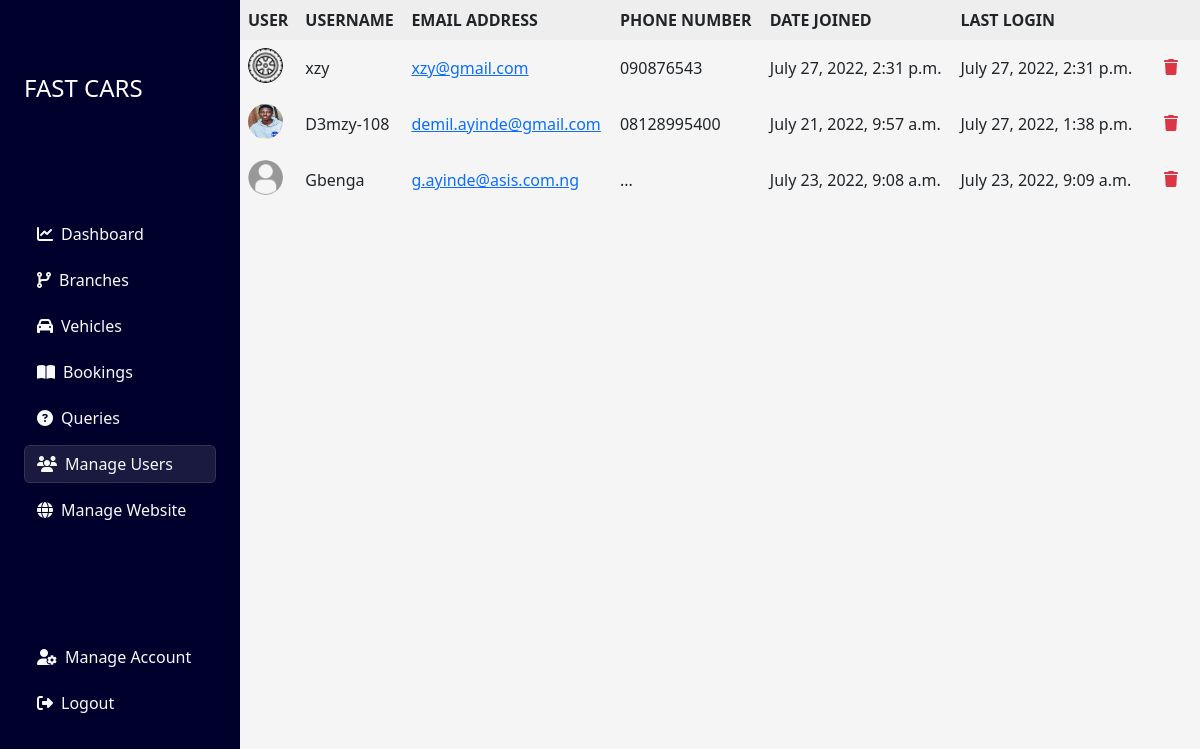
Screenshot of /site-administrator/registered_users/ (signed in) with the database file from the repository.
### user/models.py (models this page shows)
class User(AbstractUser):
    phone_number = models.CharField(max_length=20, blank=True, default='...')
    profile_image = models.ImageField(validators=[FileExtensionValidator(
        ['png', 'jpg', 'jpeg'])], upload_to='profile_images', blank=True)

### admin_panel/views.py (the view)
# urls.py: path('registered_users/', registered_users, name='registered_users'),
@login_required
def registered_users(request):
    if request.user.is_staff:
        users = User.objects.all().filter(is_staff=False).order_by("-last_login")
        context = {
            'users': users,
        }
        return render(request, 'admin_panel/user_list.html', context)
    else:
        return redirect('home')

### admin_panel/templates/admin_panel/user_list.html (shortened to what this page needs)
{% extends 'base.html' %}
{% load static %}
{% block main %}
<div class="col-12 d-flex flex-wrap">
    <div class="col-12 col-lg">
        {% include "partials/sidenav.html" %}
    </div>
    <div class="main_content">
        <div class="table_wrapper">
            <table class="table table-borderless">
                <tr>
                    <th>User</th>
                    <th>Username</th>
                    <th>Email Address</th>
                    <th>Phone Number</th>
                    <th style="min-width: 180px;">Date Joined</th>
                    <th style="min-width: 180px;">Last Login</th>
                    <th></th>
                </tr>
                {% for user in users %}
                <tr>
                    <td>
                        {% if user.profile_image %}
                        <img src="{{user.profile_image.url}}" width="35px" height="35px" style="border-radius: 50%;"
                            alt="">
                        {% else %}
                        <img src="{% static 'media/user_icon.png' %}" width="35px" height="35px"
                            style="border-radius: 50%;" alt="">
                        {% endif %}
                    </td>
                    <td class="py-3">{{user.username}}</td>
                    <td class="py-3"><a href="mailto:{{user.email}}">{{user.email}}</a></td>
                    <td class="py-3">{{user.phone_number}}</td>
                    <td class="py-3">{{user.date_joined}}</td>
                    <td class="py-3">{{user.last_login}}</td>
                    <td><a href="#" class="btn" data-bs-toggle="modal" data-bs-target="#deleteUserModal{{user.id}}"><i
                                class="fas fa-trash text-danger"></i></a></td>
                </tr>
                {% endfor %}
            </table>
        </div>
    </div>
</div>
{% endblock main %}

### static/css/index.css (style rules this page uses)
* { margin: 0; padding: 0; }
:root { --orange: #DC2D13; --black: #222; --blue: rgb(0, 0, 44); }
body { background: #f5f5f5 !important; }
.main_content { width: 80%; max-height: 100vh; overflow-y: scroll; }

### admin_panel/templates/admin_panel/user_list.html (style rules this page uses)
table { border-collapse: collapse; }
table tr:first-child { background: #eee; }
table th { text-transform: uppercase; font-weight: 600; }
.table_wrapper { overflow-x: scroll; }

### rows the page displays
User: profile_image (picture), username "xzy", email "xzy@gmail.com", phone_number "090876543", date_joined "July 27, 2022, 2:31 p.m.", last_login "July 27, 2022, 2:31 p.m."
User: profile_image (picture), username "D3mzy-108", email "demil.ayinde@gmail.com", phone_number "08128995400", date_joined "July 21, 2022, 9:57 a.m.", last_login "July 27, 2022, 1:38 p.m."
User: username "Gbenga", email "g.ayinde@asis.com.ng", phone_number "...", date_joined "July 23, 2022, 9:08 a.m.", last_login "July 23, 2022, 9:09 a.m."
